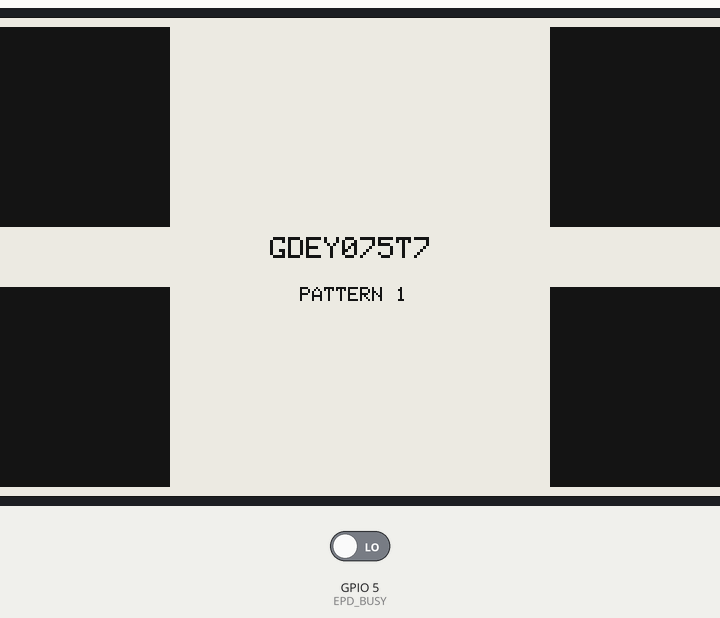
Simulated run of this sketch. Board: ESP32-S3. Parts: 800×480 one-colour display. The inputs (shaded band) are chosen by the test bench; at power-on: GPIO 5 (EPD_BUSY) LOW. What the sketch prints to the serial monitor is not drawn.

Above: at 6.1 s.
At 15.1 s:
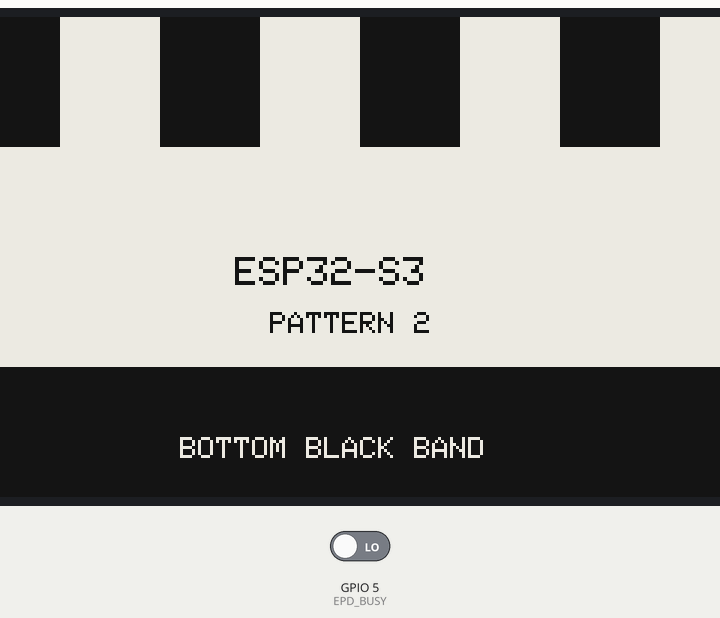

The sketch:

01_full_refresh_v6.ino
```cpp
/*
  TEST 01 — Full-screen image / fast full refresh (based on PASSED V6)
  STATUS: Hardware-validated 2026-10-29: both patterns appeared correctly.
  PURPOSE: Test two distinct full-screen images and observe BUSY timings.
  EXPECTED: Pattern 1 (four corner squares) -> 5 s -> Pattern 2 (bars/text).
  SERIAL: 115200 baud; watch _Update_Full and BUSY transition count.
  REQUIRED: GxEPD2 and Adafruit GFX Library, DESPI-C02 at 3.3 V.
  PIN MAP: BUSY=5, RST=6, DC=7, CS=10, MOSI=11, SCK=12.
  IMPORTANT: N16R8 describes memory, not physical header positions.

  Open this .ino in Arduino IDE; verify, upload, and inspect Serial Monitor.
  Keep power OFF while changing wires or the flat-flex cable.
*/
#include <Arduino.h>
#include <SPI.h>
#include <GxEPD2_BW.h>

#define EPD_CS    10
#define EPD_DC     7
#define EPD_RST    6
#define EPD_BUSY   5
#define EPD_SCK   12
#define EPD_MOSI  11

GxEPD2_BW<
  GxEPD2_750_GDEY075T7,
  GxEPD2_750_GDEY075T7::HEIGHT
> display(GxEPD2_750_GDEY075T7(EPD_CS, EPD_DC, EPD_RST, EPD_BUSY));

volatile uint32_t busyTransitions = 0;

void IRAM_ATTR busyChanged() {
  busyTransitions++;
}

void drawPattern(int pattern) {
  display.setFullWindow();
  unsigned long started = millis();

  Serial.print("Drawing pattern ");
  Serial.println(pattern);

  display.firstPage();
  do {
    display.fillScreen(GxEPD_WHITE);
    display.setTextColor(GxEPD_BLACK);

    if (pattern == 1) {
      // Four corner blocks + a border and title.
      display.fillRect(10, 10, 200, 200, GxEPD_BLACK);
      display.fillRect(590, 10, 200, 200, GxEPD_BLACK);
      display.fillRect(10, 270, 200, 200, GxEPD_BLACK);
      display.fillRect(590, 270, 200, 200, GxEPD_BLACK);
      display.drawRect(0, 0, 800, 480, GxEPD_BLACK);

      display.setTextSize(3);
      display.setCursor(310, 220);
      display.print("GDEY075T7");
      display.setTextSize(2);
      display.setCursor(340, 270);
      display.print("PATTERN 1");
    } else {
      // Alternating vertical bars, then a black footer.
      for (int x = 0; x < 800; x += 100) {
        if ((x / 100) % 2 == 0) {
          display.fillRect(x, 0, 100, 130, GxEPD_BLACK);
        }
      }
      display.setTextSize(4);
      display.setCursor(275, 240);
      display.print("ESP32-S3");
      display.setTextSize(3);
      display.setCursor(310, 295);
      display.print("PATTERN 2");
      display.fillRect(0, 350, 800, 130, GxEPD_BLACK);
      display.setTextColor(GxEPD_WHITE);
      display.setTextSize(3);
      display.setCursor(220, 420);
      display.print("BOTTOM BLACK BAND");
    }
  } while (display.nextPage());

  Serial.print("Pattern refresh duration: ");
  Serial.print(millis() - started);
  Serial.println(" ms");
  Serial.print("BUSY transitions so far: ");
  Serial.println((uint32_t)busyTransitions);
}

void setup() {
  Serial.begin(115200);
  delay(2000);
  Serial.println("=== DISPLAY TEST V6 ===");
  Serial.println("BUSY=5 RST=6 DC=7 CS=10 MOSI=11 SCK=12");

  pinMode(EPD_BUSY, INPUT);
  attachInterrupt(digitalPinToInterrupt(EPD_BUSY), busyChanged, CHANGE);
  SPI.begin(EPD_SCK, -1, EPD_MOSI, EPD_CS);
  display.epd2.selectSPI(SPI, SPISettings(2000000, MSBFIRST, SPI_MODE0));
  display.init(115200);
  display.setRotation(0);

  Serial.print("Display width: ");
  Serial.println(display.width());
  Serial.print("Display height: ");
  Serial.println(display.height());

  drawPattern(1);
  Serial.println("Waiting 5 seconds...");
  delay(5000);
  drawPattern(2);

  Serial.print("Total BUSY transitions: ");
  Serial.println((uint32_t)busyTransitions);
  display.hibernate();
  Serial.println("=== TEST V6 COMPLETE ===");
}

void loop() {
  // One test sequence per reset. E-Ink holds the final image without refresh.
}
```

Measured:
- what the display in image 0 shows lasts 9.0 s, from 6.1 s to 15.1 s
